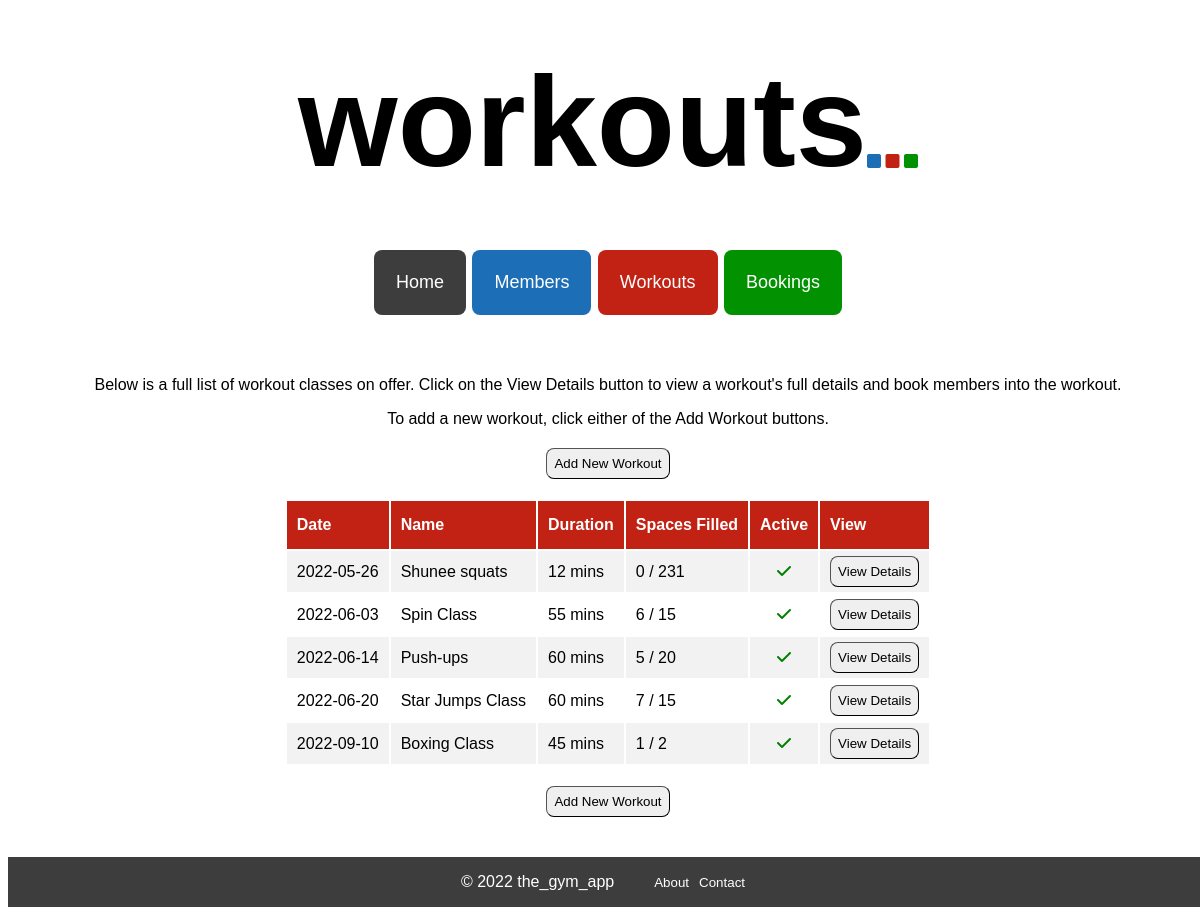
/workouts, run on an earlier commit of the app's database.
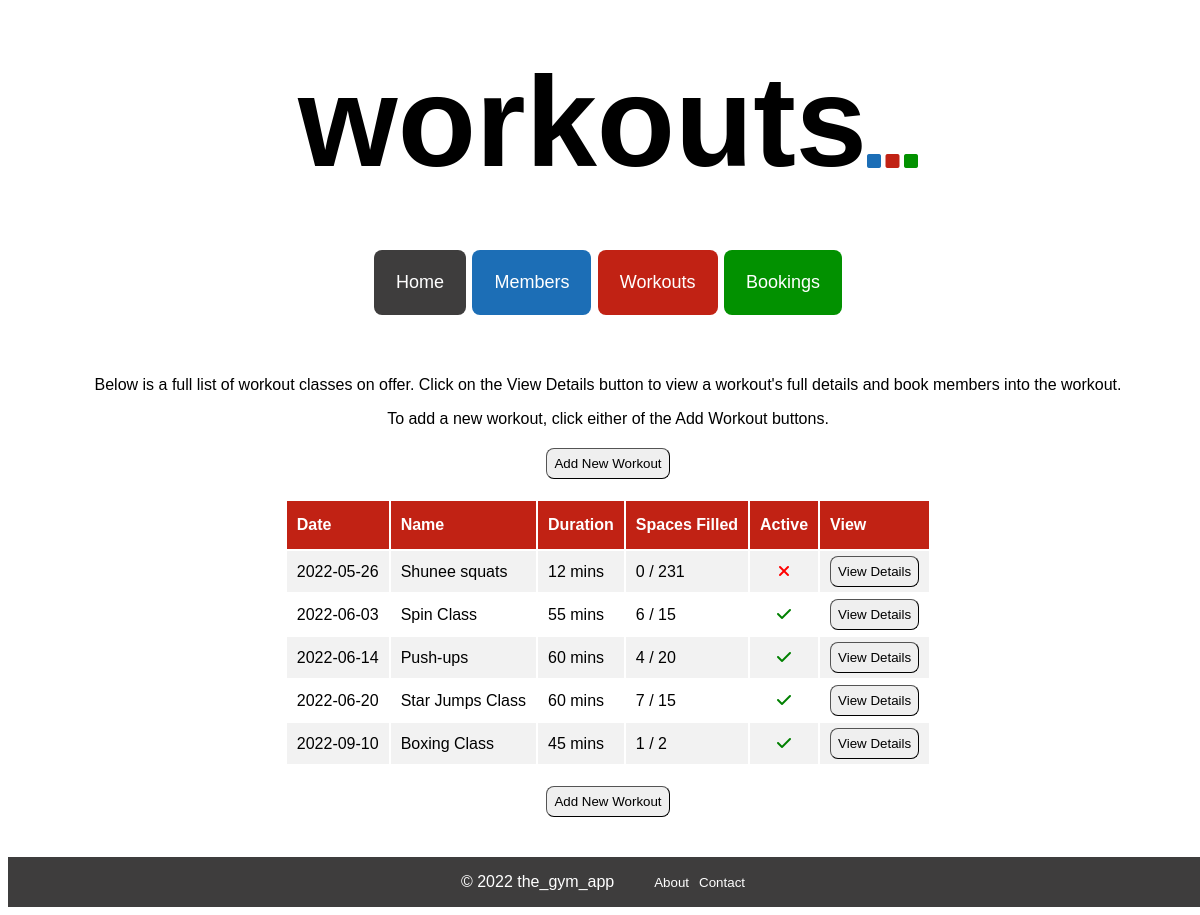
And on a later commit of the database.
### tables this page shows
CREATE TABLE workouts (
    id INTEGER PRIMARY KEY AUTOINCREMENT,
    name VARCHAR,
    date DATE,
    description TEXT,
    duration INTEGER,
    capacity INTEGER,
    capacity_filled INTEGER,
    active BOOLEAN
);

### controllers/workout_controller.py (the view)
@workouts_blueprint.route("/workouts")
def workouts():
    route_name = "workouts"
    workouts = workout_repository.select_all()
    return render_template("workouts/index.html", route_name=route_name, workouts=workouts)

### db/run_sql.py (called while the page is built)
def get_db():
    path = os.path.dirname(os.path.abspath(__file__))
    db = os.path.join(path, "gym_db.db")
    conn = sqlite3.connect(db)
    conn.execute("PRAGMA foreign_keys = 1")
    conn.row_factory = sqlite3.Row
    return conn

def run_sql(sql, values = []):
    db = get_db()
    cursor = db.cursor()
    cursor.execute(sql, values)
    results = cursor.fetchall()
    db.commit()
    db.close()
    return results

### repositories/workout_repository.py (called while the page is built)
def sort_fuction(workout):
    return workout.date

def select_all():
    workouts = []
    sql = "SELECT * FROM workouts"
    results = run_sql(sql)
    for row in results:
        active = True if row['active'] == 1 else False
        workout = Workout(row['name'], row['date'], row['description'], row['duration'], row['capacity'], row['capacity_filled'], active, row['id'])
        workouts.append(workout)
    workouts.sort(key=sort_fuction)
    return workouts

### templates/workouts/index.html
{% extends 'base.html'%}
{% block content %}
<div class="index_page_container">
    <p>Below is a full list of workout classes on offer. Click on the View Details button to view a workout's full details and book members into the workout.</p>
    <p>To add a new workout, click either of the Add Workout buttons.</p>
    <button class="index_page_button" id="index_page_top_button" id="index_page_button_workouts">
        <a class="index_page_link" href="/workouts/create">Add New Workout</a>
    </button>
    <table class="index_table">
        <tr class="index_table_headers" id="index_table_headers_workouts">
            <th>Date</th>
            <th>Name</th>
            <th>Duration</th>
            <th>Spaces Filled</th>
            <th>Active</th>
            <th>View</th>
        </tr>
        {% for workout in workouts %}
        <tr class="index_table_content">
            <td>{{workout.date}}</td>
            <td>{{workout.name}}</td>
            <td>{{workout.duration}} mins</td>
            <td>{{workout.capacity_filled}} / {{workout.capacity}}</td>
            {% if workout.active == True %}
            <td class="active_column"><i class="fa-solid fa-check" style="color: green"></i></td>
            {% elif workout.active == False %}
            <td class="active_column"><i class="fa-solid fa-xmark" style="color: red"></i></td>
            {% endif %}
            <td class="delete_column"><button class="index_page_button" id="view_details_button"><a class="index_page_link" href="/workouts/{{workout.id}}">View Details</button></td>
        {% endfor %}
        </tr>
    </table>
        <button class="index_page_button" id="index_page_bottom_button">
            <a class="index_page_link" href="/workouts/create">Add New Workout</a>
        </button>
</div>
{% endblock %}

### templates/base.html (shortened to what this page needs)
<!DOCTYPE html>
<html lang="en">
<head>
    <link rel="stylesheet" href="{{ url_for('static', filename='style.css') }}">
    <link rel="stylesheet" href="{{ url_for('static', filename='index_pages.css') }}">
    <link rel="stylesheet" href="{{ url_for('static', filename='create_pages.css') }}">
    <link rel="stylesheet" href="{{ url_for('static', filename='show_pages.css') }}">
    <link rel="stylesheet" href="{{ url_for('static', filename='edit_pages.css') }}">
</head>
<body>
    <div class="base">
    <header>
        <h1 class="page_headers">{{route_name}}</h1>
        <p><i class="fa-solid fa-square" id="square" style="color:#1c6eb6"></i> <i class="fa-solid fa-square" style="color:#c12214"></i>
        <i class="fa-solid fa-square" style="color:#029100"></i></p>
    </header>
    <div class="nav_bar">
        <nav>
                <button class="nav_item" id="nav_home"><a href="/">Home</a></button>
                <button class="nav_item" id="nav_member"><a href="/members">Members</a></button>
                <button class="nav_item" id="nav_workout"><a href="/workouts">Workouts</a></button>
                <button class="nav_item" id="nav_booking"><a href="/bookings">Bookings</a></button>
        </nav>
    </div>
    </div>
    <div class="block_content">
        {% block content %}
        {% endblock%}
    </div>
</body>
<footer>
    <p> © 2022 the_gym_app</p>
    <nav>
        <ul>
            <li>About</li>
            <li>Contact</li>
        </ul>
    </nav>
</footer>
</html>

### static/style.css (style rules this page uses)
body { height: 100%; width: 100%; font-family: Verdana, Geneva, Tahoma, sans-serif; }
.page_headers { font-size: 800%; text-align: center; margin-top: 40px; margin-bottom: 50px; }
.base { margin: 0 auto; text-align: center; }
.base>header { display: flex; justify-content: center; align-items: center; }
.base>header>p { align-self: flex-end; margin-bottom: 74px; }
.nav_bar { list-style-type: none; margin: 0; padding: 0; margin-bottom: 30px; }
.nav_item { display: inline; margin: 5px 1px; padding: 22px; border-radius: 8px; border: none; }
.nav_item>a { color: white; text-align: center; text-decoration: none; font-size: large; }
#nav_home { background-color: #3e3d3d; }
#nav_member { background-color: #1c6eb6; }
#nav_workout { background-color: #c12214; }
#nav_booking { background-color: #029100; }
footer { display: flex; background-color: #3e3d3d; color: white; font-style: bold; justify-content: center; align-items: center; width: auto; margin: 0px; }
footer>nav>ul { display: flex; list-style: none; }
footer>nav>ul>li { margin-right: 10px; font-size: smaller; }

### static/index_pages.css (style rules this page uses)
.index_page_container { display: flex; flex-direction: column; align-items: center; justify-content: center; margin: 40px auto; }
.index_page_container > p { margin-bottom: 0px; }
.index_table { width: auto; text-align: left; }
.index_table_headers { background-color: #1c6eb6; color: white; }
#index_table_headers_workouts { background-color: #c12214; }
.index_table_headers > th { padding: 15px 10px; }
.index_table_content > td { padding: 5px 10px; }
.index_table_content:nth-child(even) { background-color: #f2f2f2; }
.active_column { text-align: center; }
.delete_column { text-align: center; }
.index_page_button { padding: 7px; border-radius: 8px; border-width: 1px; }
.index_page_link { color: #000000; text-decoration: none; }
#index_page_top_button { margin-top: 20px; margin-bottom: 20px; }
#index_page_bottom_button { margin-top: 20px; }

What changed in the data, as far as the page shows it:
changed workouts "Shunee squats": active True → False (drawn)
changed workouts "Push-ups": capacity_filled "5" → "4"
